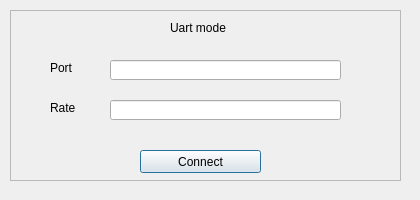
<?xml version="1.0" encoding="UTF-8"?>
<ui version="4.0">
 <class>Dialog</class>
 <widget class="QDialog" name="Dialog">
  <property name="geometry">
   <rect>
    <x>0</x>
    <y>0</y>
    <width>420</width>
    <height>200</height>
   </rect>
  </property>
  <property name="minimumSize">
   <size>
    <width>420</width>
    <height>200</height>
   </size>
  </property>
  <property name="maximumSize">
   <size>
    <width>420</width>
    <height>200</height>
   </size>
  </property>
  <property name="windowTitle">
   <string>Connect Mode</string>
  </property>
  <widget class="QFrame" name="uart_frame">
   <property name="geometry">
    <rect>
     <x>10</x>
     <y>10</y>
     <width>391</width>
     <height>171</height>
    </rect>
   </property>
   <property name="frameShape">
    <enum>QFrame::StyledPanel</enum>
   </property>
   <property name="frameShadow">
    <enum>QFrame::Plain</enum>
   </property>
   <widget class="QLabel" name="wifi_label_6">
    <property name="geometry">
     <rect>
      <x>160</x>
      <y>10</y>
      <width>61</width>
      <height>16</height>
     </rect>
    </property>
    <property name="text">
     <string>Uart mode</string>
    </property>
   </widget>
   <widget class="QLabel" name="port_label">
    <property name="geometry">
     <rect>
      <x>40</x>
      <y>50</y>
      <width>31</width>
      <height>16</height>
     </rect>
    </property>
    <property name="text">
     <string>Port</string>
    </property>
   </widget>
   <widget class="QPushButton" name="connect_pushButton">
    <property name="geometry">
     <rect>
      <x>130</x>
      <y>140</y>
      <width>121</width>
      <height>23</height>
     </rect>
    </property>
    <property name="text">
     <string>Connect</string>
    </property>
   </widget>
   <widget class="QLineEdit" name="port_lineEdit">
    <property name="geometry">
     <rect>
      <x>100</x>
      <y>50</y>
      <width>231</width>
      <height>20</height>
     </rect>
    </property>
   </widget>
   <widget class="QLineEdit" name="rate_lineEdit">
    <property name="geometry">
     <rect>
      <x>100</x>
      <y>90</y>
      <width>231</width>
      <height>20</height>
     </rect>
    </property>
   </widget>
   <widget class="QLabel" name="rate_label">
    <property name="geometry">
     <rect>
      <x>40</x>
      <y>90</y>
      <width>31</width>
      <height>16</height>
     </rect>
    </property>
    <property name="text">
     <string>Rate</string>
    </property>
   </widget>
  </widget>
 </widget>
 <resources/>
 <connections/>
</ui>
